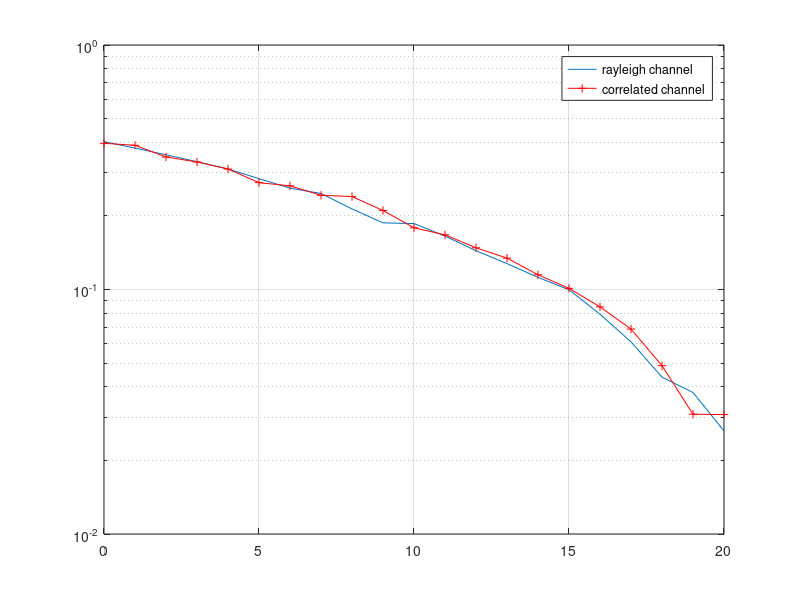

This chart was generated by the following MATLAB code:
ber_rayleigh=[0.4022    0.3790    0.3555    0.3334    0.3110    0.2840 ...
     0.2598    0.2470    0.2136    0.1873    0.1861    0.1654 ...
     0.1441    0.1276    0.1121    0.0998    0.0792    0.0611 ...
     0.0438    0.0379    0.0264];
 ber_corr=[0.3962    0.3889    0.3484    0.3323    0.3110    0.2735 ...
     0.2654    0.2429    0.2400    0.2104    0.1788    0.1673 ...
     0.1481    0.1344    0.1149    0.1011    0.0849    0.0689 ...
     0.0488    0.0309    0.0308];
 semilogy(0:1:20,ber_rayleigh);
 hold on;
 semilogy(0:1:20,ber_corr,'r+-');
 grid on;
 legend('rayleigh channel','correlated channel')